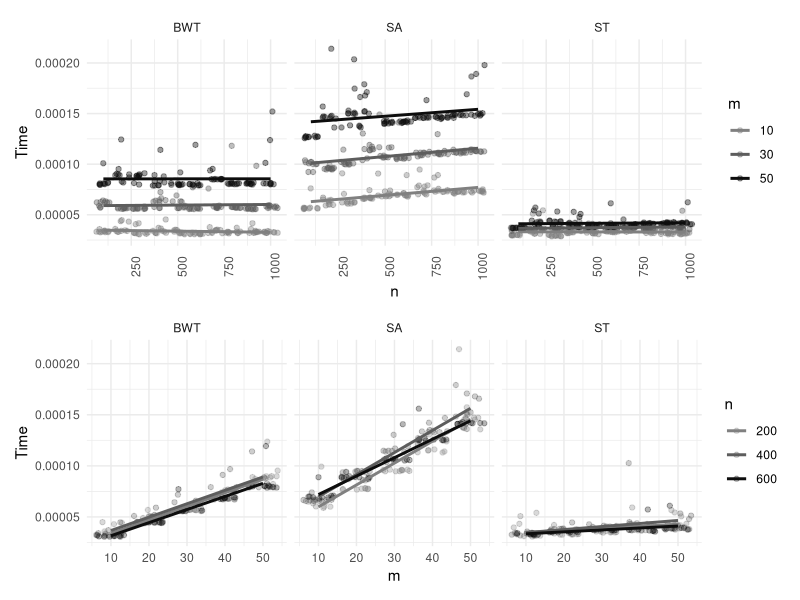
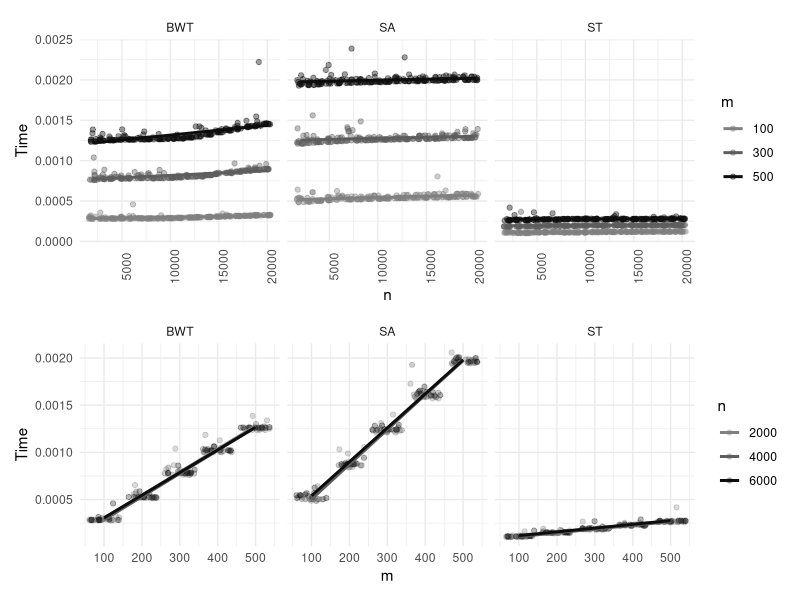
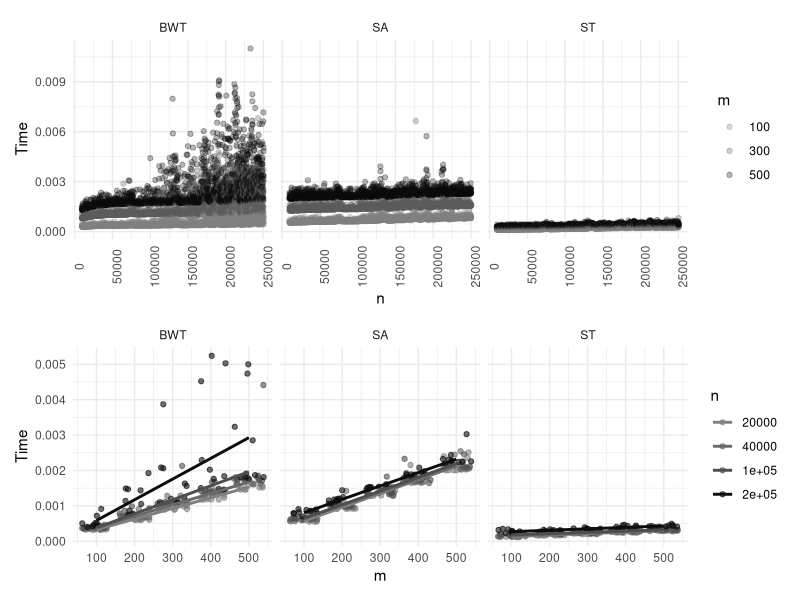
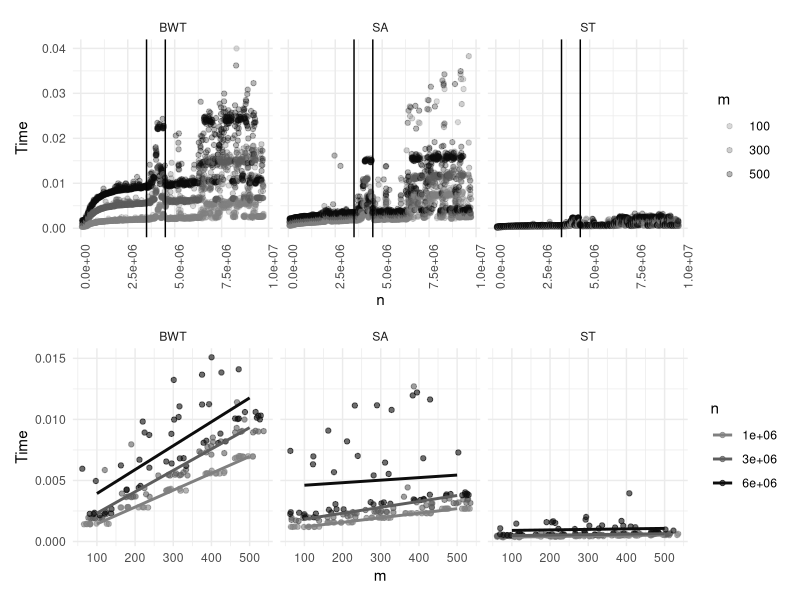
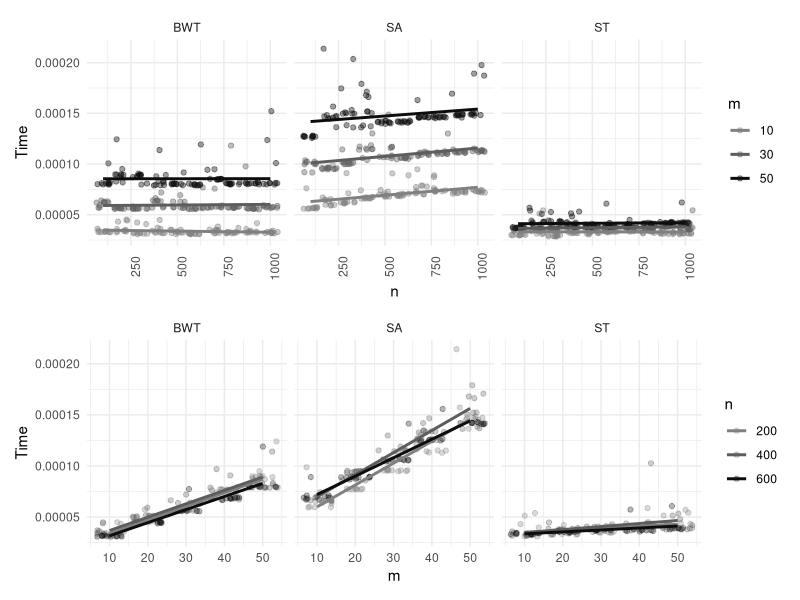
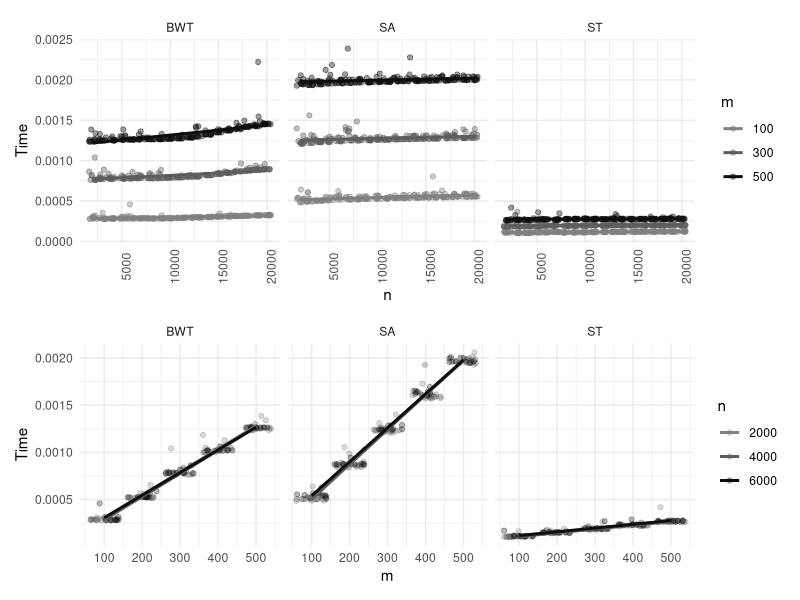
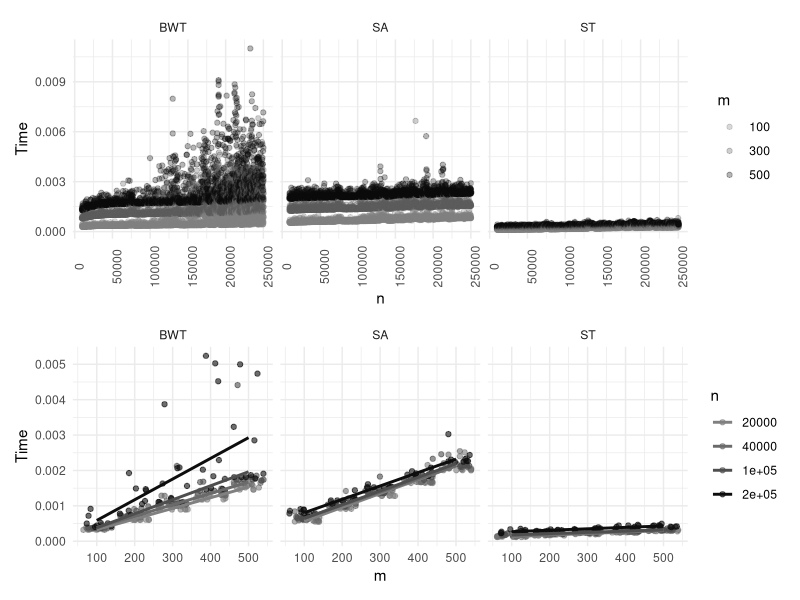
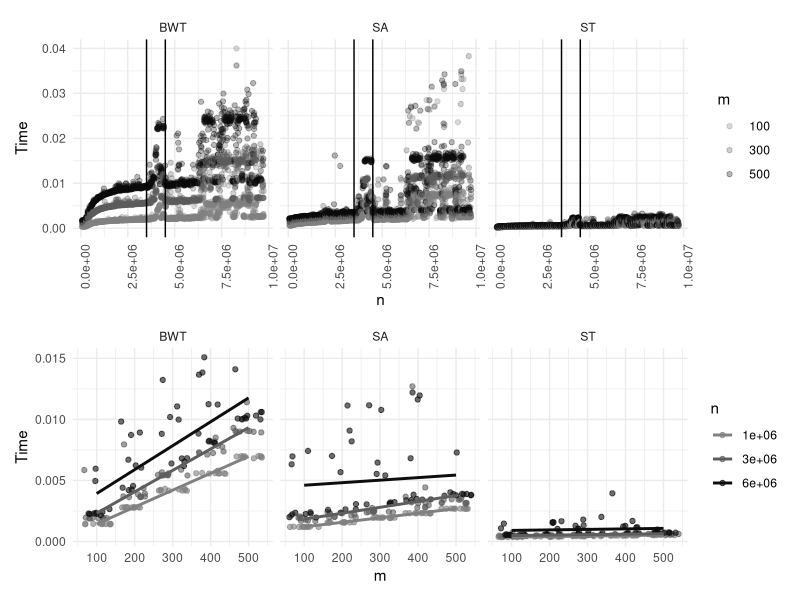

These figures' R source, in order:
library(tidyverse)
library(patchwork)

performance <- read_table2("suffix-array-search-tiny.txt",
                           col_names = c("Algorithm", "n", "m", "Time"))

n <- performance %>%
#    filter(n < 10000) %>%
    filter(m %in% c(10, 30, 50)) %>%
    ggplot(aes(x = n, y = Time, color = factor(m))) +
    geom_jitter(alpha = 0.4) +
    geom_smooth(se = FALSE, method = "lm") +
    facet_grid(~ Algorithm) +
    scale_color_grey("m", start = 0.5, end = 0.05) +
    theme_minimal() +
    theme(axis.text.x = element_text(angle = 90))

m <- performance %>%
#    filter(n %in% c(1e6, 2e6, 3e6, 4e6)) %>%
    filter(n %in% c(2e2, 4e2, 6e2)) %>%
    ggplot(aes(x = m, y = Time, color = factor(n))) +
    geom_jitter(alpha = 0.3) +
    geom_smooth(se = FALSE, method = "lm") +
    facet_grid(~ Algorithm) +
    scale_color_grey("n", start = 0.5, end = 0.05) +
    theme_minimal()

n / m
ggsave("Suffix array search tiny.pdf", width = 7, height = 14)

performance <- read_table2("suffix-array-search-small.txt",
                           col_names = c("Algorithm", "n", "m", "Time"))

n <- performance %>%
    #    filter(n < 10000) %>%
    filter(m %in% c(100, 300, 500)) %>%
    ggplot(aes(x = n, y = Time, color = factor(m))) +
    geom_jitter(alpha = 0.4) +
    geom_smooth(se = FALSE, method = "lm") +
    facet_grid(~ Algorithm) +
    scale_color_grey("m", start = 0.5, end = 0.05) +
    theme_minimal() +
    theme(axis.text.x = element_text(angle = 90))

m <- performance %>%
    #    filter(n %in% c(1e6, 2e6, 3e6, 4e6)) %>%
    filter(n %in% c(2e3, 4e3, 6e3)) %>%
    ggplot(aes(x = m, y = Time, color = factor(n))) +
    geom_jitter(alpha = 0.3) +
    geom_smooth(se = FALSE, method = "lm") +
    facet_grid(~ Algorithm) +
    scale_color_grey("n", start = 0.5, end = 0.05) +
    theme_minimal()

n/m
ggsave("Suffix array search small.pdf", width = 7, height = 14)

performance <- read_table2("suffix-array-search-medium.txt",
                           col_names = c("Algorithm", "n", "m", "Time"))

n <- performance %>%
    #    filter(n < 10000) %>%
    filter(m %in% c(100, 300, 500)) %>%
    ggplot(aes(x = n, y = Time, color = factor(m))) +
    geom_jitter(alpha = 0.3) +
#    geom_smooth(se = FALSE, method = "lm") +
    facet_grid(~ Algorithm) +
    scale_color_grey("m", start = 0.5, end = 0.05) +
    theme_minimal() +
    theme(axis.text.x = element_text(angle = 90))

m <- performance %>%
    #    filter(n %in% c(1e6, 2e6, 3e6, 4e6)) %>%
    filter(n %in% c(2e4, 4e4, 1e5, 2e5)) %>%
    ggplot(aes(x = m, y = Time, color = factor(n))) +
    geom_jitter(alpha = 0.6) +
    geom_smooth(se = FALSE, method = "lm") +
    facet_grid(~ Algorithm) +
    scale_color_grey("n", start = 0.5, end = 0.05) +
    theme_minimal()

n/m

ggsave("Suffix array search medium.pdf", width = 7, height = 14)



performance_full <- read_table2("suffix-array-search-large-full.txt",
                           col_names = c("Algorithm", "n", "m", "Time"))
performance_range <- read_table2("suffix-array-search-large-range.txt",
                                col_names = c("Algorithm", "n", "m", "Time"))

range <- performance_range %>% summarise(max = max(n), min = min(n))
performance_filtered <- performance_full %>% filter(n < range$min | n > range$max)
performance_excluded <- performance_full %>% filter(!(n < range$min | n > range$max))


performance <- rbind(performance_filtered, performance_range)

n <- performance %>%
    #    filter(n < 10000) %>%
    filter(m %in% c(100, 300, 500)) %>%
    ggplot(aes(x = n, y = Time, color = factor(m))) +
    geom_jitter(alpha = 0.3) +
    #    geom_smooth(se = FALSE, method = "lm") +
    facet_grid(~ Algorithm) +
    scale_color_grey("m", start = 0.5, end = 0.05) +
    scale_y_continuous(limits = c(0, 0.04)) +
    geom_vline(xintercept = range$min) +
    geom_vline(xintercept = range$max) +
    theme_minimal() +
    theme(axis.text.x = element_text(angle = 90))

m <- performance %>%
    #    filter(n %in% c(1e6, 2e6, 3e6, 4e6)) %>%
    filter(n %in% c(1e6, 3e6, 6e6)) %>%
    ggplot(aes(x = m, y = Time, color = factor(n))) +
    geom_jitter(alpha = 0.6) +
    geom_smooth(se = FALSE, method = "lm") +
    facet_grid(~ Algorithm) +
    scale_color_grey("n", start = 0.5, end = 0.05) +
    theme_minimal()

n/m

ggsave("Suffix array search large m.pdf", width = 7, height = 7)


